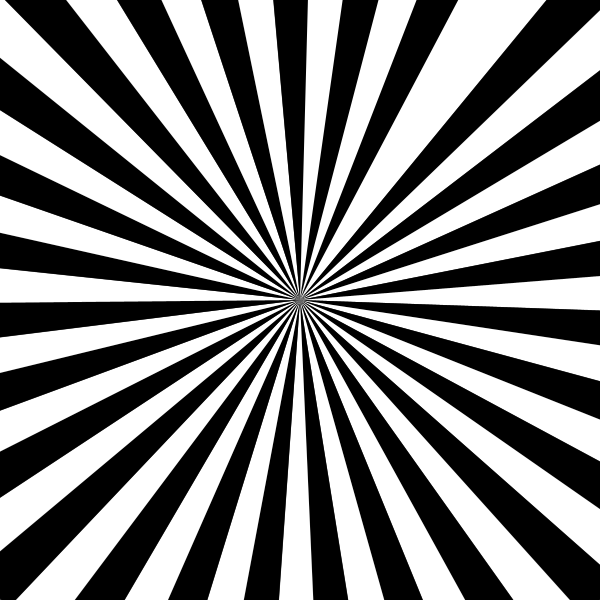
Frame 1 (no input)
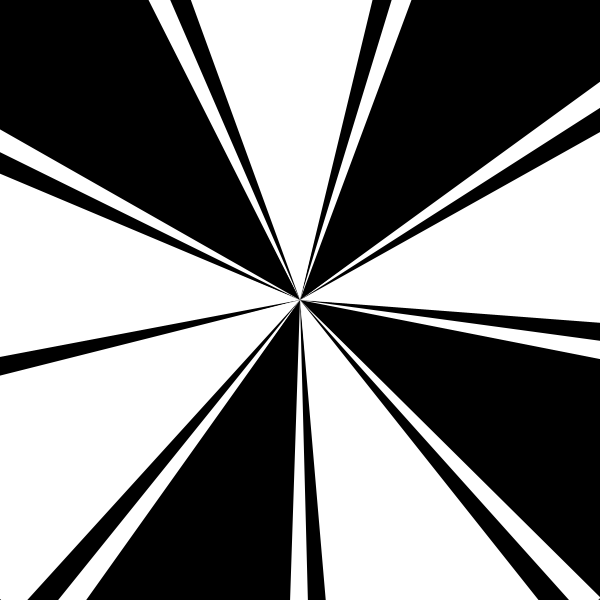
Frame 60 (the mouse pressed at the canvas centre just before this capture)
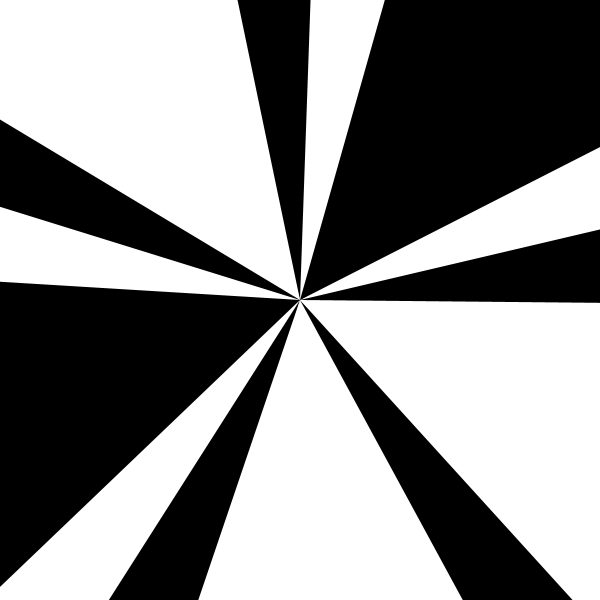
Frame 120 (the mouse held since frame 60 and released just before this capture)

The Processing sketch that drew these frames (run headless with seeded random() and noise(); from frame 60 on, the mouse is pressed at the canvas centre):

// Processing sketch: processing_95218
// ── processing_95218.pde

void setup() {  //setup function called initially, only once
  size(600, 600);
 
  background( 60 );
   
  noStroke();
 
}
 
void draw() {  //draw function loops
  FanSpin( 60 );
}
 
void FanSpin( int triangles ) {
 
  float alpha = ( (frameCount) *0.01 ) + (TWO_PI / triangles);
  float h = 1.41 * width/2;
  float w = h * sin( alpha );
  int c = 0;
   
  for (int i = 0; i< triangles; i++) {
    if ( i % 2 == 0) c = 0; else c = 255;
 
    pushMatrix();
    translate( width/2, height/2 );
    rotate( alpha * i );
    fill( c );
    noStroke();
    triangle( 0,0, 0, -h, w, -h);
    popMatrix();
  }
 
   
}
